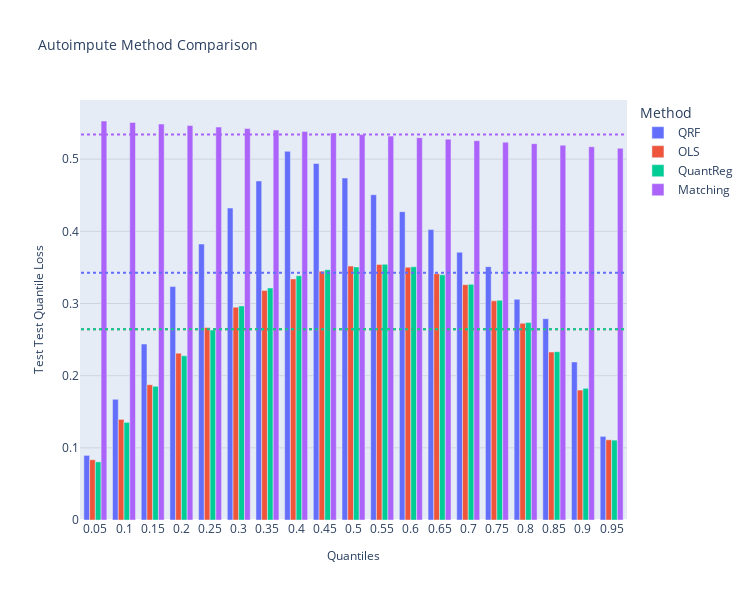

Here is the notebook cell this chart was saved with:
### Markdown cell above
## Visualizing method comparison

Visualize how different methods perform across quantiles provides insight into which methods are most appropriate for different parts of the distribution.

### Code cell
# Extract the quantiles used in the evaluation
quantiles = [q for q in method_results_df.columns if isinstance(q, float)]

comparison_viz = method_comparison_results(
    data=method_results_df,
    metric_name="Test Quantile Loss",
    data_format="wide",
)
fig = comparison_viz.plot(
    title="Autoimpute Method Comparison",
    show_mean=True,
)
fig.show()

### Figure 1 — Plotly figure (JSON) as saved in the notebook; plotly's stock layout.template omitted (floating-point values rounded to 4 significant figures)
{"data": [{"alignmentgroup": "True", "hovertemplate": "Method=QRF<br>Quantiles=%{x}<br>Test Test Quantile Loss=%{y}<extra></extra>", "legendgroup": "QRF", "marker": {"color": "#636efa", "pattern": {"shape": ""}}, "name": "QRF", "offsetgroup": "QRF", "orientation": "v", "showlegend": true, "textposition": "auto", "type": "bar", "x": ["0.05", "0.1", "0.15", "0.2", "0.25", "0.3", "0.35", "0.4", "0.45", "0.5", "0.55", "0.6", "0.65", "0.7", "0.75", "0.8", "0.85", "0.9", "0.95"], "xaxis": "x", "y": [0.08956, 0.1673, 0.2438, 0.3234, 0.3824, 0.4323, 0.4698, 0.5109, 0.494, 0.4738, 0.4507, 0.4272, 0.4025, 0.3711, 0.3511, 0.3058, 0.2789, 0.219, 0.1159], "yaxis": "y"}, {"alignmentgroup": "True", "hovertemplate": "Method=OLS<br>Quantiles=%{x}<br>Test Test Quantile Loss=%{y}<extra></extra>", "legendgroup": "OLS", "marker": {"color": "#EF553B", "pattern": {"shape": ""}}, "name": "OLS", "offsetgroup": "OLS", "orientation": "v", "showlegend": true, "textposition": "auto", "type": "bar", "x": ["0.05", "0.1", "0.15", "0.2", "0.25", "0.3", "0.35", "0.4", "0.45", "0.5", "0.55", "0.6", "0.65", "0.7", "0.75", "0.8", "0.85", "0.9", "0.95"], "xaxis": "x", "y": [0.08349, 0.1394, 0.1875, 0.2312, 0.2667, 0.295, 0.3179, 0.3341, 0.3448, 0.3518, 0.3542, 0.3503, 0.3412, 0.3261, 0.3037, 0.2726, 0.2327, 0.18, 0.1111], "yaxis": "y"}, {"alignmentgroup": "True", "hovertemplate": "Method=QuantReg<br>Quantiles=%{x}<br>Test Test Quantile Loss=%{y}<extra></extra>", "legendgroup": "QuantReg", "marker": {"color": "#00cc96", "pattern": {"shape": ""}}, "name": "QuantReg", "offsetgroup": "QuantReg", "orientation": "v", "showlegend": true, "textposition": "auto", "type": "bar", "x": ["0.05", "0.1", "0.15", "0.2", "0.25", "0.3", "0.35", "0.4", "0.45", "0.5", "0.55", "0.6", "0.65", "0.7", "0.75", "0.8", "0.85", "0.9", "0.95"], "xaxis": "x", "y": [0.08057, 0.1353, 0.1852, 0.2275, 0.2632, 0.2966, 0.3214, 0.3385, 0.3468, 0.3507, 0.3543, 0.3508, 0.3397, 0.3265, 0.3045, 0.2737, 0.2332, 0.1824, 0.1106], "yaxis": "y"}, {"alignmentgroup": "True", "hovertemplate": "Method=Matching<br>Quantiles=%{x}<br>Test Test Quantile Loss=%{y}<extra></extra>", "legendgroup": "Matching", "marker": {"color": "#ab63fa", "pattern": {"shape": ""}}, "name": "Matching", "offsetgroup": "Matching", "orientation": "v", "showlegend": true, "textposition": "auto", "type": "bar", "x": ["0.05", "0.1", "0.15", "0.2", "0.25", "0.3", "0.35", "0.4", "0.45", "0.5", "0.55", "0.6", "0.65", "0.7", "0.75", "0.8", "0.85", "0.9", "0.95"], "xaxis": "x", "y": [0.5529, 0.5508, 0.5487, 0.5466, 0.5445, 0.5424, 0.5403, 0.5382, 0.5361, 0.534, 0.5319, 0.5298, 0.5277, 0.5256, 0.5235, 0.5214, 0.5193, 0.5172, 0.5151], "yaxis": "y"}], "layout": {"barmode": "group", "height": 600, "legend": {"title": {"text": "Method"}, "tracegroupgap": 0}, "shapes": [{"line": {"color": "#636EFA", "dash": "dot", "width": 2}, "name": "QRF Mean", "type": "line", "x0": -0.5, "x1": 18.5, "y0": 0.3426, "y1": 0.3426}, {"line": {"color": "#EF553B", "dash": "dot", "width": 2}, "name": "OLS Mean", "type": "line", "x0": -0.5, "x1": 18.5, "y0": 0.2644, "y1": 0.2644}, {"line": {"color": "#00CC96", "dash": "dot", "width": 2}, "name": "QuantReg Mean", "type": "line", "x0": -0.5, "x1": 18.5, "y0": 0.2643, "y1": 0.2643}, {"line": {"color": "#AB63FA", "dash": "dot", "width": 2}, "name": "Matching Mean", "type": "line", "x0": -0.5, "x1": 18.5, "y0": 0.534, "y1": 0.534}], "title": {"font": {"size": 14}, "text": "Autoimpute Method Comparison"}, "width": 750, "xaxis": {"anchor": "y", "domain": [0, 1], "title": {"font": {"size": 12}, "text": "Quantiles"}}, "yaxis": {"anchor": "x", "domain": [0, 1], "gridcolor": "rgba(0,0,0,0.1)", "gridwidth": 1, "showgrid": true, "title": {"font": {"size": 12}, "text": "Test Test Quantile Loss"}}}}
